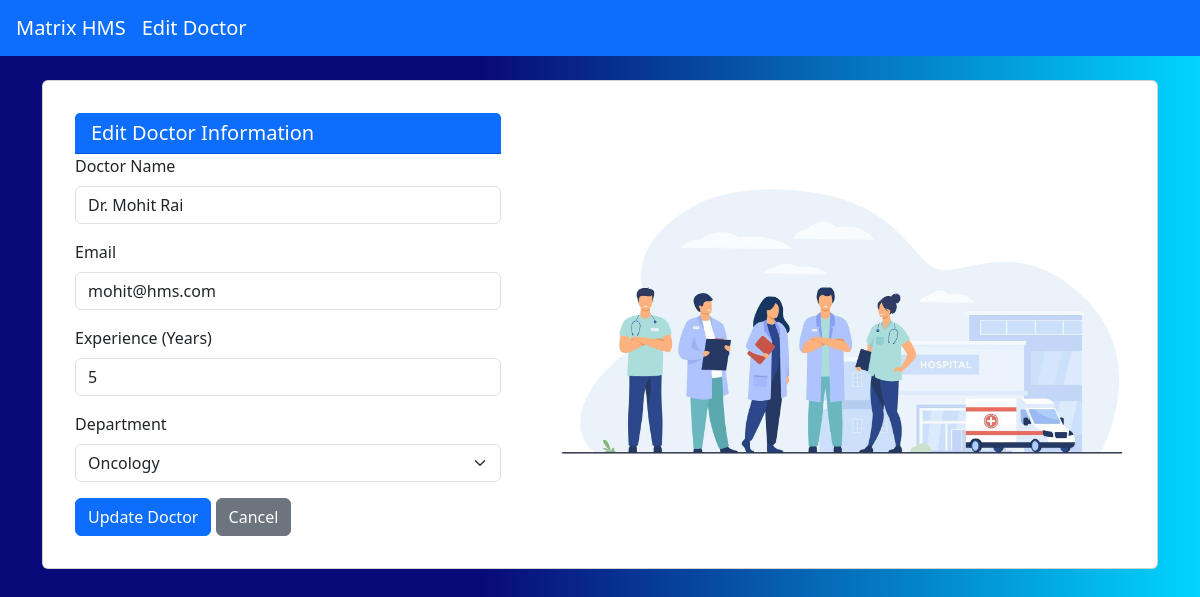
Page /admin/edit_doctor/2 on the committed database.
### models.py (models this page shows)
class User(db.Model):
    __tablename__ = 'users'
    id = db.Column(db.Integer, primary_key=True)
    user_name = db.Column(db.String(100), nullable=False)
    user_email = db.Column(db.String(100), unique=True, nullable=False)
    user_password = db.Column(db.String(200), nullable=False)
    user_role = db.Column(db.String(20), nullable=False)  # 'admin', 'doctor', 'patient'
    created_at = db.Column(db.DateTime, default=datetime.utcnow)
    doctor_profile = db.relationship('Doctor', back_populates='user', uselist=False)
    patient_profile = db.relationship('Patient', back_populates='user', uselist=False)

class Doctor(db.Model):
    __tablename__ = 'doctors'
    id = db.Column(db.Integer, db.ForeignKey('users.id'), primary_key=True)
    department_id = db.Column(db.Integer, db.ForeignKey('departments.id'), nullable=False)
    experience_years = db.Column(db.Integer)
    user = db.relationship('User', back_populates='doctor_profile')
    department = db.relationship('Department', back_populates='doctors')
    appointments = db.relationship('Appointment', back_populates='doctor', lazy=True)
    availability_slots = db.relationship('DoctorAvailability', back_populates='doctor', cascade='all, delete-orphan')
    patient_histories = db.relationship('PatientHistory', back_populates='doctor', lazy=True)

class Department(db.Model):
    __tablename__ = 'departments'
    id = db.Column(db.Integer, primary_key=True)
    department_name = db.Column(db.String(100), unique=True, nullable=False)
    description = db.Column(db.Text)
    doctors = db.relationship('Doctor', back_populates='department', lazy=True)

### app.py (the view, shortened to what this page needs)
@app.route('/admin/edit_doctor/<int:doctor_id>', methods=['GET', 'POST'])
def edit_doctor(doctor_id):
    doctor = Doctor.query.get(doctor_id)
    departments = Department.query.all()
    return render_template('AdminUI/edit_doctor.html', doctor=doctor, departments=departments)

### templates/AdminUI/edit_doctor.html (shortened to what this page needs)
<!DOCTYPE html>
<html lang="en">
<head>
    <link href="https://cdn.jsdelivr.net/npm/bootstrap@5.3.3/dist/css/bootstrap.min.css" rel="stylesheet">
</head>
<body class="bg-light">
    <nav class="navbar navbar-expand-lg navbar-dark bg-primary px-3">
        <a class="navbar-brand" href="{{ url_for('landing_page') }}">Matrix HMS</a>
        <a class="navbar-brand" href="#">Edit Doctor</a>
    </nav>
    <div class="container my-4" id="glass-card">
        <div class="card d-flex flex-row justify-content-between align-items-center p-3 gap-4">
            <div class="card-body" style="max-width: 600px;">
                <div class="card-header bg-primary text-white">
                    <h5 class="mb-0">Edit Doctor Information</h5>
                </div>
                <form method="POST">
                    <div class="mb-3">
                        <label for="name" class="form-label">Doctor Name</label>
                        <input type="text" class="form-control" id="name" name="name"
                            value="{{ doctor.user.user_name }}" required>
                    </div>
                    <div class="mb-3">
                        <label for="email" class="form-label">Email</label>
                        <input type="email" class="form-control" id="email" name="email"
                            value="{{ doctor.user.user_email }}" required>
                    </div>
                    <div class="mb-3">
                        <label for="experience_years" class="form-label">Experience (Years)</label>
                        <input type="number" class="form-control" id="experience_years" name="experience_years"
                            value="{{ doctor.experience_years }}" required>
                    </div>
                    <div class="mb-3">
                        <label for="department_id" class="form-label">Department</label>
                        <select class="form-select" id="department_id" name="department_id" required>
                            {% for dept in departments %}
                            <option value="{{ dept.id }}" {% if dept.id==doctor.department_id %}selected{% endif %}>
                                {{ dept.department_name }}
                            </option>
                            {% endfor %}
                        </select>
                    </div>
                    <button type="submit" class="btn btn-primary">Update Doctor</button>
                    <a href="{{ url_for('admin_dashboard') }}" class="btn btn-secondary">Cancel</a>
                </form>
            </div>
            <div>
                <img src="/static/images/doctors graphic.png" height="400px" width="auto">
            </div>
        </div>
    </div>
    <link href="https://cdn.jsdelivr.net/npm/bootstrap@5.3.3/dist/css/bootstrap.min.css" rel="stylesheet">
</body>
</html>

### templates/AdminUI/edit_doctor.html (style rules this page uses)
body { background: #090979; background: linear-gradient(90deg, rgba(9, 9, 121, 1) 40%, rgba(0, 212, 255, 1) 100%); }

### rows in the picture
User: name "Dr. Mohit Rai", email "mohit@hms.com"
Doctor: experience_years "5", department_id "Oncology"
